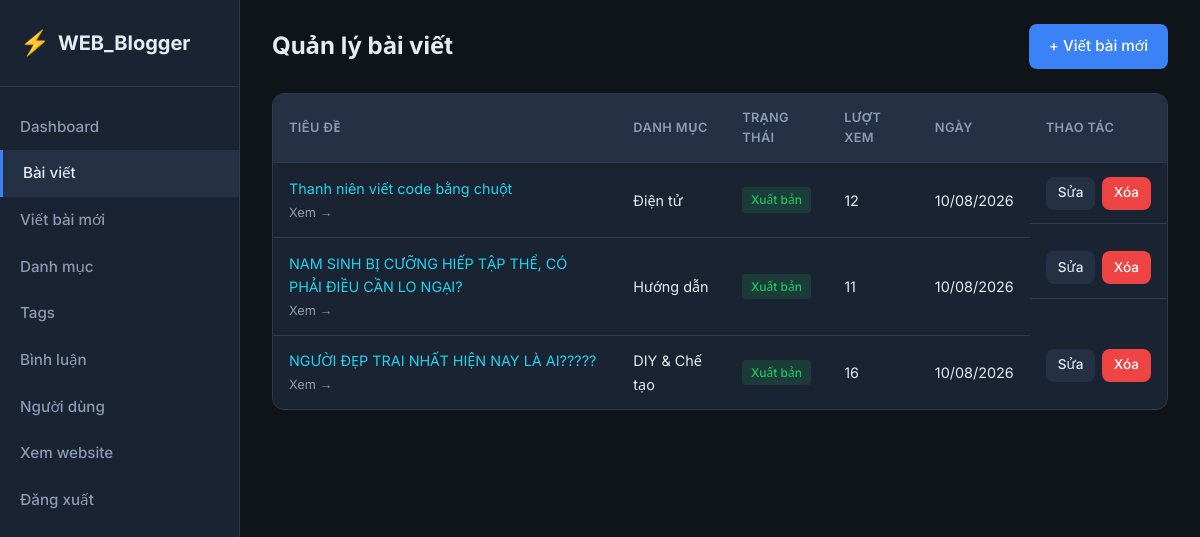
Screenshot of /admin/posts.php (signed in) with the database file from the repository.
### tables this page shows
CREATE TABLE posts (
            id INTEGER PRIMARY KEY AUTOINCREMENT,
            title TEXT NOT NULL,
            slug TEXT NOT NULL UNIQUE,
            content TEXT NOT NULL,
            excerpt TEXT,
            featured_image TEXT,
            category_id INTEGER,
            author_id INTEGER NOT NULL,
            status TEXT DEFAULT 'published',
            views INTEGER DEFAULT 0,
            created_at DATETIME DEFAULT CURRENT_TIMESTAMP,
            updated_at DATETIME DEFAULT CURRENT_TIMESTAMP,
            FOREIGN KEY (category_id) REFERENCES categories(id) ON DELETE SET NULL,
            FOREIGN KEY (author_id) REFERENCES users(id) ON DELETE CASCADE
        );

CREATE TABLE categories (
            id INTEGER PRIMARY KEY AUTOINCREMENT,
            name TEXT NOT NULL UNIQUE,
            slug TEXT NOT NULL UNIQUE,
            description TEXT,
            created_at DATETIME DEFAULT CURRENT_TIMESTAMP
        );

### includes/db.php (called while the page is built, shortened)
<?php
function e(?string $str): string {
    return htmlspecialchars($str ?? '', ENT_QUOTES, 'UTF-8');
}

### admin/posts.php (the view, shortened to what this page needs)
<?php
$db = getDB();
$posts = $db->query("
    SELECT p.*, c.name as category_name, u.display_name as author_name
    FROM posts p
    LEFT JOIN categories c ON p.category_id = c.id
    LEFT JOIN users u ON p.author_id = u.id
    ORDER BY p.created_at DESC
")->fetchAll();
?>
<!DOCTYPE html>
<html lang="vi">
<head>
    <link rel="stylesheet" href="../assets/css/style.css">
</head>
<body>
<div class="admin-layout">
    <aside class="admin-sidebar">
        <div class="logo">
            <span class="logo-icon">⚡</span>
            <span class="logo-text"><?= e(SITE_NAME) ?></span>
        </div>
        <nav class="admin-nav">
            <a href="index.php">Dashboard</a>
            <a href="posts.php" class="active">Bài viết</a>
            <a href="post-edit.php">Viết bài mới</a>
            <a href="categories.php">Danh mục</a>
            <a href="tags.php">Tags</a>
            <a href="comments.php">Bình luận</a>
            <a href="users.php">Người dùng</a>
            <a href="../" target="_blank">Xem website</a>
            <a href="logout.php">Đăng xuất</a>
        </nav>
    </aside>
    <div class="admin-content">
        <div class="admin-header">
            <h1>Quản lý bài viết</h1>
            <a href="post-edit.php" class="btn">+ Viết bài mới</a>
        </div>
        <div class="table-wrap">
            <table>
                <thead>
                    <tr>
                        <th>Tiêu đề</th>
                        <th>Danh mục</th>
                        <th>Trạng thái</th>
                        <th>Lượt xem</th>
                        <th>Ngày</th>
                        <th>Thao tác</th>
                    </tr>
                </thead>
                <tbody>
                    <?php foreach ($posts as $p): ?>
                    <tr>
                        <td>
                            <a href="post-edit.php?id=<?= $p['id'] ?>"><?= e($p['title']) ?></a>
                            <?php if ($p['status'] === 'published'): ?>
                            <br><a href="../post.php?slug=<?= e($p['slug']) ?>" target="_blank" style="font-size:0.8rem;color:var(--text-muted)">Xem →</a>
                            <?php endif; ?>
                        </td>
                        <td><?= e($p['category_name'] ?? '—') ?></td>
                        <td><span class="badge badge-<?= $p['status'] ?>"><?= $p['status'] === 'published' ? 'Xuất bản' : 'Nháp' ?></span></td>
                        <td><?= (int)$p['views'] ?></td>
                        <td><?= date('d/m/Y', strtotime($p['created_at'])) ?></td>
                        <td class="actions">
                            <a href="post-edit.php?id=<?= $p['id'] ?>" class="btn btn-sm btn-secondary">Sửa</a>
                            <a href="?delete=<?= $p['id'] ?>" class="btn btn-sm btn-danger" data-confirm="Xóa bài viết này?">Xóa</a>
                        </td>
                    </tr>
                    <?php endforeach; ?>
                </tbody>
            </table>
        </div>
    </div>
</div>
</body>
</html>

### assets/css/style.css (style rules this page uses)
:root { --bg: #0f1419; --bg-card: #1a2332; --bg-hover: #243044; --border: #2d3a4f; --text: #e7ecf3; --text-muted: #8b9bb4; --primary: #3b82f6; --primary-hover: #2563eb; --accent: #22d3ee; --success: #22c55e; --danger: #ef4444; --warning: #f59e0b; --radius: 12px; --shadow: 0 4px 24px rgba(0,0,0,0.35); --font: 'Inter', system-ui, sans-serif; --mono: 'JetBrains Mono', monospace; }
*, *::before, *::after { box-sizing: border-box; margin: 0; padding: 0; }
html { scroll-behavior: smooth; }
body { font-family: var(--font); background: var(--bg); color: var(--text); line-height: 1.6; min-height: 100vh; display: flex; flex-direction: column; }
a { color: var(--accent); text-decoration: none; transition: color 0.2s; }
.logo { display: flex; align-items: center; gap: 0.5rem; font-weight: 700; font-size: 1.25rem; color: var(--text); }
.logo-icon { font-size: 1.5rem; }
.btn { display: inline-flex; align-items: center; justify-content: center; gap: 0.4rem; padding: 0.65rem 1.25rem; background: var(--primary); color: #fff; border: none; border-radius: 8px; font-weight: 500; font-size: 0.95rem; cursor: pointer; transition: background 0.2s; }
.btn-secondary { background: var(--bg-hover); color: var(--text); }
.btn-danger { background: var(--danger); }
.btn-sm { padding: 0.35rem 0.75rem; font-size: 0.85rem; }
.admin-layout { display: flex; min-height: 100vh; }
.admin-sidebar { width: 240px; background: var(--bg-card); border-right: 1px solid var(--border); padding: 1.5rem 0; flex-shrink: 0; }
.admin-sidebar .logo { padding: 0 1.25rem 1.5rem; border-bottom: 1px solid var(--border); margin-bottom: 1rem; }
.admin-nav a { display: flex; align-items: center; gap: 0.6rem; padding: 0.7rem 1.25rem; color: var(--text-muted); font-weight: 500; font-size: 0.95rem; }
.admin-nav a:hover, .admin-nav a.active { background: var(--bg-hover); color: var(--text); }
.admin-nav a.active { border-left: 3px solid var(--primary); }
.admin-content { flex: 1; padding: 1.5rem 2rem; overflow-x: auto; }
.admin-header { display: flex; justify-content: space-between; align-items: center; margin-bottom: 1.5rem; }
.admin-header h1 { font-size: 1.5rem; font-weight: 700; }
.table-wrap { overflow-x: auto; background: var(--bg-card); border: 1px solid var(--border); border-radius: var(--radius); }
table { width: 100%; border-collapse: collapse; }
th, td { padding: 0.85rem 1rem; text-align: left; border-bottom: 1px solid var(--border); font-size: 0.9rem; }
th { background: var(--bg-hover); font-weight: 600; color: var(--text-muted); font-size: 0.8rem; text-transform: uppercase; letter-spacing: 0.03em; }
tr:last-child td { border-bottom: none; }
.badge { display: inline-block; padding: 0.2rem 0.55rem; border-radius: 4px; font-size: 0.75rem; font-weight: 500; }
.badge-published { background: rgba(34, 197, 94, 0.15); color: var(--success); }
.actions { display: flex; gap: 0.4rem; }

### rows the page displays
posts: title "Thanh niên viết code bằng chuột", category.name "Điện tử", status "Xuất bản", views "12", created_at "10/08/2026"
posts: title "NAM SINH BỊ CƯỠNG HIẾP TẬP THỂ, CÓ PHẢI ĐIỀU CẦN LO NGẠI?", category.name "Hướng dẫn", status "Xuất bản", views "11", created_at "10/08/2026"
posts: title "NGƯỜI ĐẸP TRAI NHẤT HIỆN NAY LÀ AI?????", category.name "DIY & Chế tạo", status "Xuất bản", views "16", created_at "10/08/2026"

### other values shown
SITE_NAME "WEB_Blogger"
